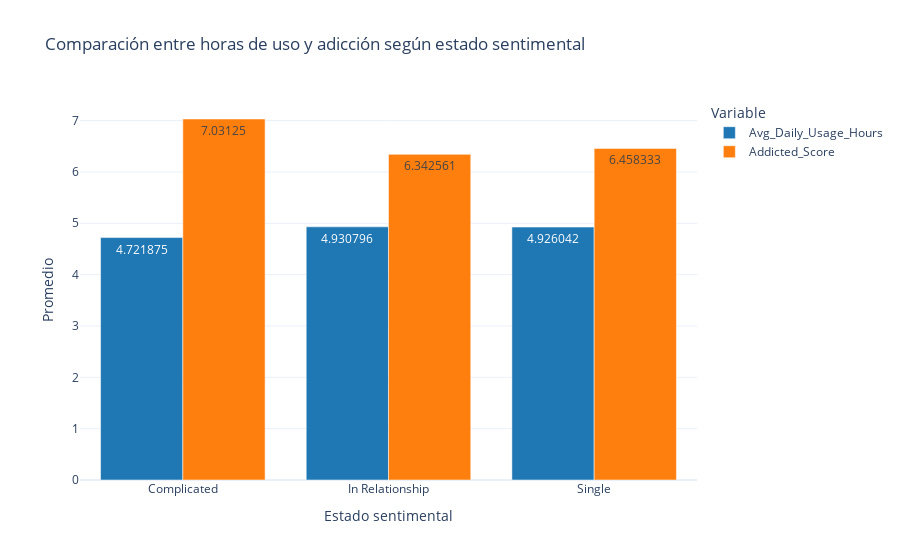

The notebook cell this image was saved under:
### Code cell
import plotly.express as px
import pandas as pd

# Tu DataFrame
df = pd.DataFrame({
    "Relationship_Status": ["Complicated", "In Relationship", "Single"],
    "Avg_Daily_Usage_Hours": [4.721875, 4.930796, 4.926042],
    "Addicted_Score": [7.031250, 6.342561, 6.458333]
})

# Convertir a formato largo (para Plotly)
df_melted = df.melt(id_vars='Relationship_Status',
                    value_vars=['Avg_Daily_Usage_Hours', 'Addicted_Score'],
                    var_name='Variable',
                    value_name='Valor')

# Crear gráfico
fig = px.bar(
    df_melted,
    x='Relationship_Status',
    y='Valor',
    color='Variable',
    barmode='group',
    title='Comparación entre horas de uso y adicción según estado sentimental',
    text='Valor',
    color_discrete_sequence=['#1f77b4', '#ff7f0e']
)

fig.update_layout(
    template='plotly_white',
    xaxis_title='Estado sentimental',
    yaxis_title='Promedio',
    legend_title='Variable'
)

fig.show()

### Figure 1 — Plotly figure (JSON) as saved in the notebook; plotly's stock layout.template omitted (floating-point values rounded to 4 significant figures)
{"data": [{"alignmentgroup": "True", "hovertemplate": "Variable=Avg_Daily_Usage_Hours<br>Relationship_Status=%{x}<br>Valor=%{text}<extra></extra>", "legendgroup": "Avg_Daily_Usage_Hours", "marker": {"color": "#1f77b4", "pattern": {"shape": ""}}, "name": "Avg_Daily_Usage_Hours", "offsetgroup": "Avg_Daily_Usage_Hours", "orientation": "v", "showlegend": true, "text": [4.722, 4.931, 4.926], "textposition": "auto", "type": "bar", "x": ["Complicated", "In Relationship", "Single"], "xaxis": "x", "y": [4.722, 4.931, 4.926], "yaxis": "y"}, {"alignmentgroup": "True", "hovertemplate": "Variable=Addicted_Score<br>Relationship_Status=%{x}<br>Valor=%{text}<extra></extra>", "legendgroup": "Addicted_Score", "marker": {"color": "#ff7f0e", "pattern": {"shape": ""}}, "name": "Addicted_Score", "offsetgroup": "Addicted_Score", "orientation": "v", "showlegend": true, "text": [7.031, 6.343, 6.458], "textposition": "auto", "type": "bar", "x": ["Complicated", "In Relationship", "Single"], "xaxis": "x", "y": [7.031, 6.343, 6.458], "yaxis": "y"}], "layout": {"barmode": "group", "legend": {"title": {"text": "Variable"}, "tracegroupgap": 0}, "title": {"text": "Comparación entre horas de uso y adicción según estado sentimental"}, "xaxis": {"anchor": "y", "domain": [0, 1], "title": {"text": "Estado sentimental"}}, "yaxis": {"anchor": "x", "domain": [0, 1], "title": {"text": "Promedio"}}}}
